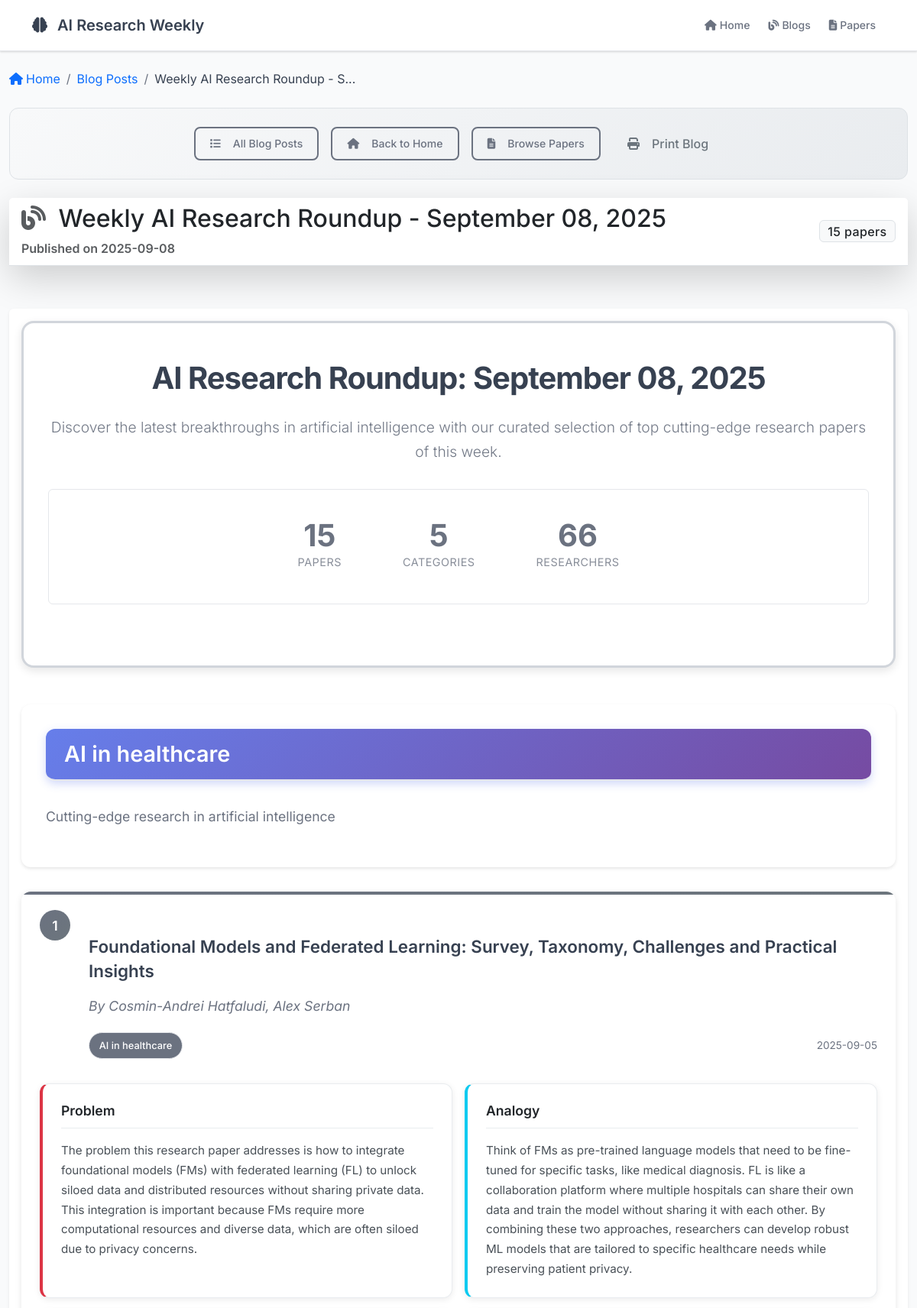
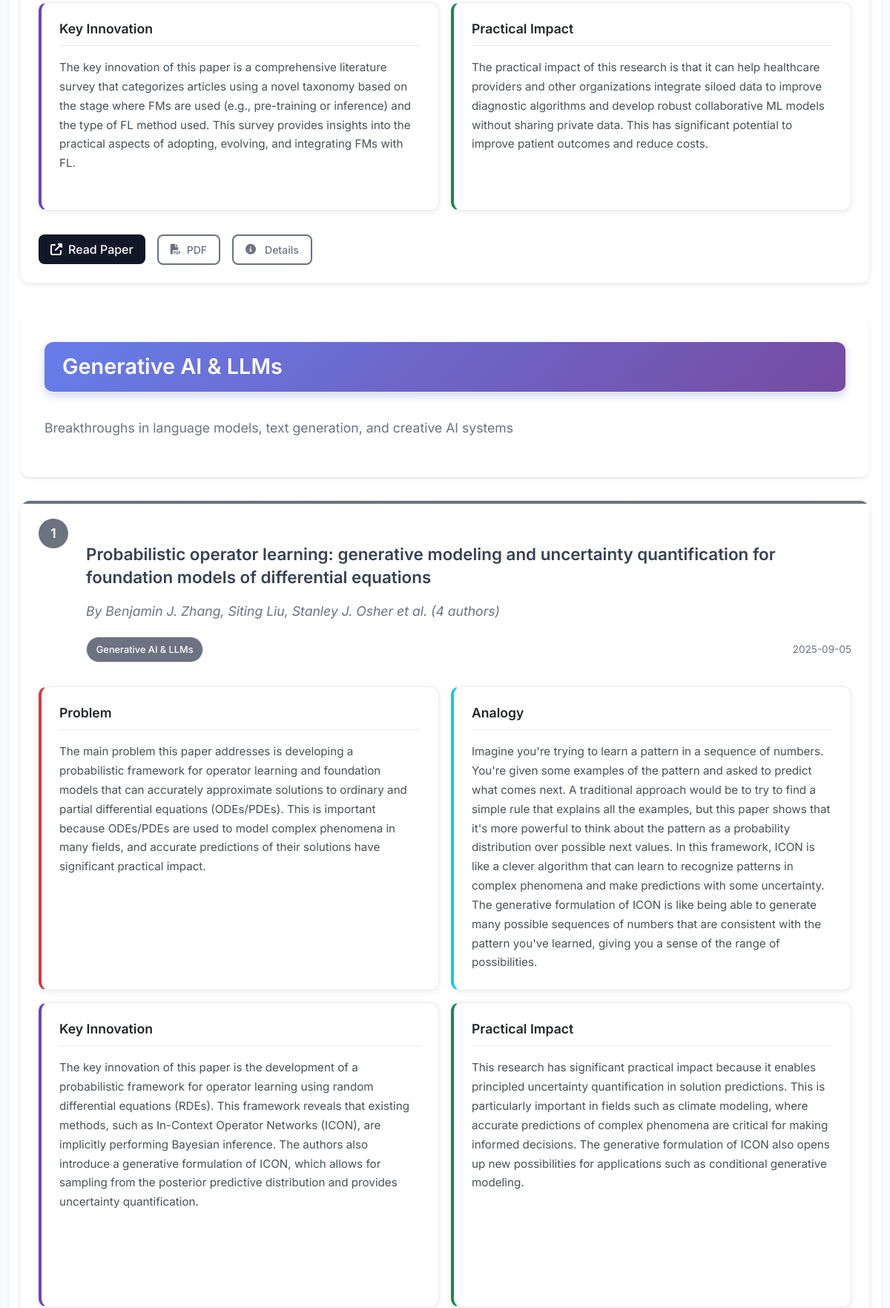
Page /blog/12 (upper part) on the committed database (2 pictures, top to bottom).
### tables this page shows
CREATE TABLE blogs (
                        id INTEGER PRIMARY KEY AUTOINCREMENT,
                        title TEXT NOT NULL,
                        summary TEXT NOT NULL,
                        paper_count INTEGER NOT NULL,
                        categories TEXT,
                        published_date TEXT NOT NULL,
                        paper_ids TEXT NOT NULL,
                        created_at TIMESTAMP DEFAULT CURRENT_TIMESTAMP
                    );

CREATE TABLE papers (
                id INTEGER PRIMARY KEY AUTOINCREMENT,
                arxiv_id TEXT UNIQUE NOT NULL,
                title TEXT NOT NULL,
                authors TEXT NOT NULL,
                abstract TEXT NOT NULL,
                categories TEXT NOT NULL,
                published_date TEXT NOT NULL,
                summary TEXT,
                category TEXT,
                novelty_score REAL,
                created_at TIMESTAMP DEFAULT CURRENT_TIMESTAMP,
                updated_at TIMESTAMP DEFAULT CURRENT_TIMESTAMP
            , source TEXT DEFAULT "arxiv", quality_score REAL DEFAULT 0.0, author_h_indices TEXT DEFAULT '[]', author_institutions TEXT DEFAULT '[]', category_cosine_scores TEXT DEFAULT '{}');

### src/web_app.py (the view)
@app.route('/blog/<int:blog_id>')
def blog_detail(blog_id):
    blog = db.get_blog_by_id(blog_id)
    if not blog:
        return render_template('404.html', message="Blog post not found"), 404
    paper_ids = blog.get('paper_ids', [])
    papers = db.get_papers_by_arxiv_ids(paper_ids)
    blog_content = generate_blog_content(papers)
    blog['content'] = blog_content
    return render_template('blog_detail.html', blog=blog)

### src/blog.py (called while the page is built)
def get_category_anchor_id(category: str) -> str:
    category_anchors = {
        "Generative AI & LLMs": "generative-ai",
        "Computer Vision & MultiModal AI": "computer-vision",
        "Agentic AI": "agentic-ai",
        "AI in Healthcare": "healthcare-ai",
        "Explainable & Ethical AI": "explainable-ai"
    }
    return category_anchors.get(category, category.lower().replace(" ", "-").replace("&", "").replace("/", ""))

### src/database.py (called while the page is built)
def _parse_summary_field(summary_field):
    if not summary_field:
        return None
    try:
        return json.loads(summary_field)
    except (json.JSONDecodeError, TypeError):
        return summary_field

    def get_blog_by_id(self, blog_id: int) -> Optional[Dict]:
        conn = sqlite3.connect(self.db_path)
        cursor = conn.cursor()
        cursor.execute('''
            SELECT id, title, summary, paper_count, categories, published_date, created_at, paper_ids
            FROM blogs
            WHERE id = ?
        ''', (blog_id,))
        row = cursor.fetchone()
        conn.close()
        if row:
            return {
                'id': row[0],
                'title': row[1],
                'summary': row[2],
                'paper_count': row[3],
                'categories': row[4],
                'published_date': row[5],
                'created_at': row[6],
                'paper_ids': json.loads(row[7]) if row[7] else []
            }
        return None

### templates/blog_detail.html (shortened to what this page needs)
{% extends "base.html" %}
{% block content %}
<div class="container-fluid mt-4">
    <nav aria-label="breadcrumb" class="mb-4">
        <ol class="breadcrumb">
            <li class="breadcrumb-item">
                <a href="{{ url_for('index') }}" class="text-decoration-none">
                    <i class="fas fa-home me-1"></i>Home
                </a>
            </li>
            <li class="breadcrumb-item">
                <a href="{{ url_for('blog_list') }}" class="text-decoration-none">Blog Posts</a>
            </li>
            <li class="breadcrumb-item active" aria-current="page">{{ blog.title[:30] }}{% if blog.title|length > 30 %}...{% endif %}</li>
        </ol>
    </nav>
    <div class="row mb-4">
        <div class="col-12">
            <div class="quick-actions-bar">
                <div class="d-flex gap-3 justify-content-center">
                    <a href="{{ url_for('blog_list') }}" class="btn btn-outline-primary">
                        <i class="fas fa-list me-2"></i>All Blog Posts
                    </a>
                    <a href="{{ url_for('index') }}" class="btn btn-outline-primary">
                        <i class="fas fa-home me-2"></i>Back to Home
                    </a>
                    <a href="{{ url_for('papers_list') }}" class="btn btn-outline-primary">
                        <i class="fas fa-file-alt me-2"></i>Browse Papers
                    </a>
                    <button class="btn btn-outline-secondary" onclick="window.print()">
                        <i class="fas fa-print me-2"></i>Print Blog
                    </button>
                </div>
            </div>
        </div>
    </div>
    <div class="row mb-4">
        <div class="col-12">
            <div class="blog-header-card">
                <div class="card border-0 shadow-lg">
                    <div class="card-header bg-white text-dark border-bottom">
                        <div class="d-flex justify-content-between align-items-center">
                            <div>
                                <h1 class="h2 mb-2">
                                    <i class="fas fa-blog me-2 text-muted"></i>
                                    {{ blog.title }}
                                </h1>
                                <p class="mb-0 text-muted">
                                    Published on {{ blog.published_date }}
                                </p>
                            </div>
                            <div class="text-end">
                                <span class="badge bg-light text-dark border fs-6">{{ blog.paper_count }} papers</span>
                            </div>
                        </div>
                    </div>
                </div>
            </div>
        </div>
    </div>
    <div class="row">
        <div class="col-12">
            <div class="blog-content-card">
                <div class="card border-0 shadow-sm">
                    <div class="card-body">
                        <div class="blog-content">
                            {{ blog.content | safe }}
                        </div>
                    </div>
                </div>
            </div>
        </div>
    </div>
</div>
{% endblock %}

### templates/blog_detail.html (style rules this page uses)
html { scroll-behavior: smooth; }
.quick-actions-bar { background: linear-gradient(135deg, #f8f9fa 0%, #e9ecef 100%); padding: 1.5rem; border-radius: 12px; border: 1px solid #dee2e6; }
.blog-header-card { margin-bottom: 2rem; }
.blog-content-card { margin-bottom: 2rem; }
.blog-content h2 { background: linear-gradient(135deg, #667eea 0%, #764ba2 100%); color: white; padding: 1rem 1.5rem; border-radius: 12px; margin: 3rem 0 2rem 0; display: flex; align-items: center; gap: 1rem; box-shadow: 0 4px 12px rgba(102, 126, 234, 0.3); scroll-margin-top: 100px; }
.blog-content h2:first-of-type { margin-top: 0; }
.paper-card { margin-bottom: 2rem; border: none; border-radius: 12px; box-shadow: 0 2px 8px rgba(0,0,0,0.1); transition: all 0.3s ease; padding: 1.5rem; background: white; }
.llm-summary-grid-enhanced { display: grid; grid-template-columns: 1fr 1fr; grid-template-rows: 1fr 1fr; gap: 1rem; margin: 2rem 0; min-height: 300px; }
.summary-section-enhanced { border-radius: 12px; padding: 1.5rem; box-shadow: 0 2px 8px rgba(0,0,0,0.08); transition: all 0.3s ease; display: flex; flex-direction: column; position: relative; overflow: hidden; background: #ffffff; border: 1px solid #e9ecef; }
.summary-section-enhanced.problem-section { background: #ffffff; border-left: 4px solid #dc3545; }
.summary-section-enhanced.analogy-section { background: #ffffff; border-left: 4px solid #0dcaf0; }
.summary-section-enhanced.innovation-section { background: #ffffff; border-left: 4px solid #6f42c1; }
.summary-section-enhanced.impact-section { background: #ffffff; border-left: 4px solid #198754; }
.section-header { display: flex; align-items: center; margin-bottom: 1rem; padding-bottom: 0.75rem; border-bottom: 1px solid #e9ecef; }
.section-title { font-size: 1.1rem; font-weight: 600; color: #212529; margin: 0; }
.section-content { flex-grow: 1; line-height: 1.6; }
.section-content p { margin-bottom: 0.75rem; color: #495057; font-size: 0.95rem; }
.section-content p:last-child { margin-bottom: 0; }
.category-section { scroll-margin-top: 100px; }

### rows in the picture
blogs: title "Weekly AI Research Roundup - S", title "Weekly AI Research Roundup - September 08, 2025", published_date "2025-09-08", paper_count "15"
papers: content "AI Research Roundup: September 08, 2025 Discover the latest breakthroughs in artificial intelligence with our curated selection of top cutting-edge research papers of this week. 15 PAPERS 5 CATEGORIES 66 RESEARCHERS AI in healthcare Cutting-edge research in artificial intelligence 1 Foundational Models and Federated Learning: Survey, Taxonomy, Challenges and Practical Insights By Cosmin-Andrei Hatfaludi, Alex Serban AI in healthcare 2025-09-05 Problem The problem this research paper addresses is how to integrate foundational models (FMs) with federated learning (FL) to unlock siloed data and distributed resources without sharing private data. This integration is important because FMs…"
